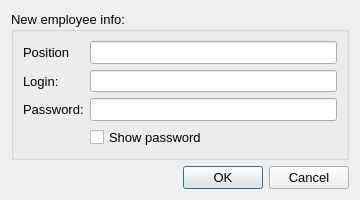
<?xml version="1.0" encoding="UTF-8"?>
<ui version="4.0">
 <class>AddEmployeeDialog</class>
 <widget class="QDialog" name="AddEmployeeDialog">
  <property name="geometry">
   <rect>
    <x>0</x>
    <y>0</y>
    <width>360</width>
    <height>200</height>
   </rect>
  </property>
  <property name="minimumSize">
   <size>
    <width>360</width>
    <height>200</height>
   </size>
  </property>
  <property name="maximumSize">
   <size>
    <width>360</width>
    <height>200</height>
   </size>
  </property>
  <property name="font">
   <font>
    <family>Arial</family>
    <pointsize>10</pointsize>
   </font>
  </property>
  <property name="windowTitle">
   <string>Dialog</string>
  </property>
  <layout class="QVBoxLayout" name="verticalLayout">
   <item>
    <widget class="QGroupBox" name="groupBox_Info">
     <property name="maximumSize">
      <size>
       <width>16777215</width>
       <height>16777215</height>
      </size>
     </property>
     <property name="title">
      <string>New employee info:</string>
     </property>
     <layout class="QFormLayout" name="formLayout">
      <item row="0" column="0">
       <widget class="QLabel" name="label_Position">
        <property name="text">
         <string>Position</string>
        </property>
       </widget>
      </item>
      <item row="0" column="1">
       <widget class="QLineEdit" name="lineEdit_Position"/>
      </item>
      <item row="1" column="0">
       <widget class="QLabel" name="label_Login">
        <property name="text">
         <string>Login:</string>
        </property>
       </widget>
      </item>
      <item row="1" column="1">
       <widget class="QLineEdit" name="lineEdit_Login"/>
      </item>
      <item row="2" column="0">
       <widget class="QLabel" name="label_Password">
        <property name="text">
         <string>Password:</string>
        </property>
       </widget>
      </item>
      <item row="2" column="1">
       <widget class="QLineEdit" name="lineEdit_Password">
        <property name="echoMode">
         <enum>QLineEdit::Password</enum>
        </property>
       </widget>
      </item>
      <item row="3" column="1">
       <widget class="QCheckBox" name="checkBox_ShowPassword">
        <property name="text">
         <string>Show password</string>
        </property>
       </widget>
      </item>
     </layout>
    </widget>
   </item>
   <item>
    <widget class="QDialogButtonBox" name="buttonBox">
     <property name="orientation">
      <enum>Qt::Horizontal</enum>
     </property>
     <property name="standardButtons">
      <set>QDialogButtonBox::Cancel|QDialogButtonBox::Ok</set>
     </property>
    </widget>
   </item>
  </layout>
 </widget>
 <resources/>
 <connections>
  <connection>
   <sender>buttonBox</sender>
   <signal>accepted()</signal>
   <receiver>AddEmployeeDialog</receiver>
   <slot>accept()</slot>
   <hints>
    <hint type="sourcelabel">
     <x>248</x>
     <y>254</y>
    </hint>
    <hint type="destinationlabel">
     <x>157</x>
     <y>274</y>
    </hint>
   </hints>
  </connection>
  <connection>
   <sender>buttonBox</sender>
   <signal>rejected()</signal>
   <receiver>AddEmployeeDialog</receiver>
   <slot>reject()</slot>
   <hints>
    <hint type="sourcelabel">
     <x>316</x>
     <y>260</y>
    </hint>
    <hint type="destinationlabel">
     <x>286</x>
     <y>274</y>
    </hint>
   </hints>
  </connection>
 </connections>
</ui>
